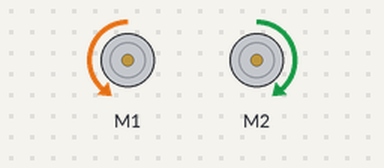
The sketch below on a simulated Arduino Uno, built with avr-gcc and run on an emulated ATmega328P. Shown: 2 × DC motor (green arrow = forward, orange = backward, longer = faster).

Above: at 2.1 s.
At 5.1 s:
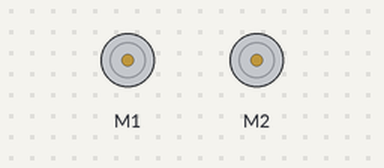
Timing chart, 0 to 6.6 s (numbered marks = the images above):
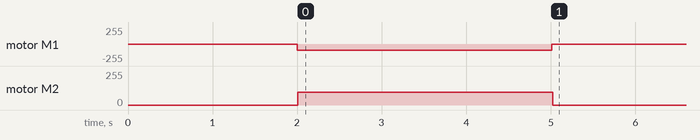

The sketch:

straight_line_test_version_hopeful.ino
```cpp
#include "DualMC33926MotorShield.h"

DualMC33926MotorShield md;

#define STOP 0

#define SPEED 150


void stopIfFault()
{
  if (md.getFault())
  {
    Serial.println("fault");
    while(1);
  }
}


void setup() {
  // put your setup code here, to run once:

  md.init();

  delay(2000);
  md.setM1Speed(-1*SPEED);
  delay(10);
  md.setM2Speed(SPEED);

  delay(3000);

  md.setM1Speed(STOP);
  delay(10);
  md.setM2Speed(STOP);


}

void loop() {
  // put your main code here, to run repeatedly:

}
```
